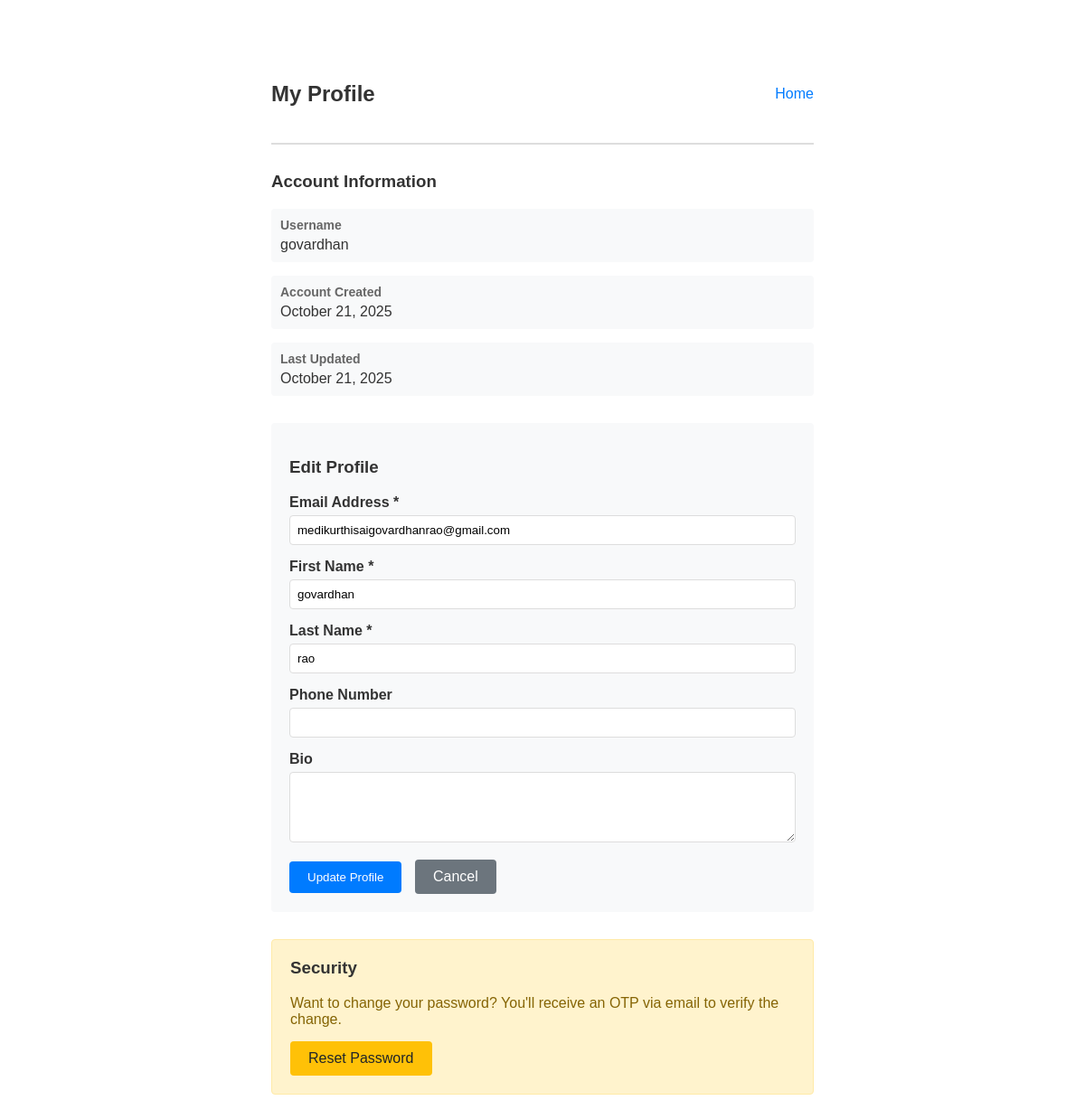
The app's page /profile/ (signed in), older data.
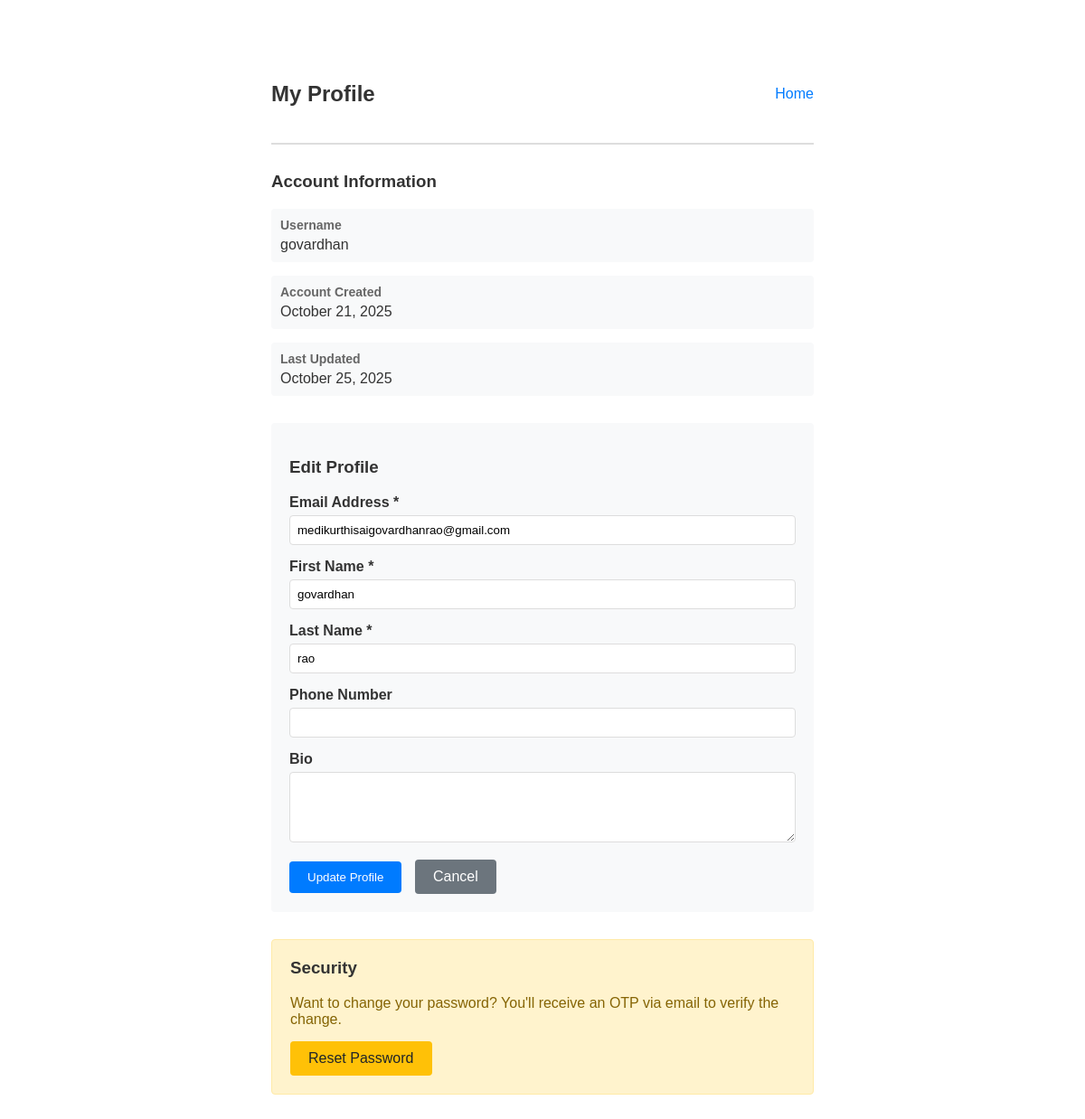
The same page, newer data.
### account/models.py (models this page shows, shortened)
class CustomUser(AbstractUser):
    email = models.EmailField(unique=True)
    phone_number = models.CharField(max_length=15, blank=True, null=True)
    bio = models.TextField(max_length=500, blank=True, null=True)
    created_at = models.DateTimeField(auto_now_add=True)
    updated_at = models.DateTimeField(auto_now=True)
    email_verified = models.BooleanField(default=False)
    class Meta:
        verbose_name = 'User'
        verbose_name_plural = 'Users'

### account/views.py (the view)
# urls.py: path('profile/', profile, name='profile'),
@login_required
def profile(request):
    session_time_remaining = get_session_info(request)
    if request.method == 'POST':
        form = UserUpdateForm(request.POST, instance=request.user)
        if form.is_valid():
            form.save()
            messages.success(request, 'Profile updated successfully!')
            return redirect('account:profile')
        messages.error(request, 'Please correct the errors below.')
    else:
        form = UserUpdateForm(instance=request.user)
    return render(request, 'account/profile.html', {
        'form': form,
        'session_time_remaining': session_time_remaining
    })

### account/forms.py (shortened to what this page needs)
class UserUpdateForm(forms.ModelForm):
    class Meta:
        model = CustomUser
        fields = ['email', 'first_name', 'last_name', 'phone_number', 'bio']
        widgets = {
            'bio': forms.Textarea(attrs={'rows': 4}),
        }

### account/views.py (called while the page is built)
def get_session_info(request):
    try:
        expiry_age = request.session.get_expiry_age()
        return max(0, int(expiry_age))
    except:
        return settings.SESSION_COOKIE_AGE

### templates/account/profile.html (shortened to what this page needs)
<!DOCTYPE html>
<html lang="en">
<head>
</head>
<body>
    <div class="header">
        <h2>My Profile</h2>
        <div class="nav-links">
            <a href="{% url 'account:home' %}">Home</a>
        </div>
    </div>
    <div class="profile-section">
        <h3>Account Information</h3>
        <div class="info-item">
            <div class="info-label">Username</div>
            <div class="info-value">{{ user.username }}</div>
        </div>
        <div class="info-item">
            <div class="info-label">Account Created</div>
            <div class="info-value">{{ user.created_at|date:"F d, Y" }}</div>
        </div>
        <div class="info-item">
            <div class="info-label">Last Updated</div>
            <div class="info-value">{{ user.updated_at|date:"F d, Y" }}</div>
        </div>
    </div>
    <div class="edit-form">
        <h3>Edit Profile</h3>
        <form method="post">
            <div class="form-group">
                <label for="{{ form.email.id_for_label }}">Email Address *</label>
                {{ form.email }}
            </div>
            <div class="form-group">
                <label for="{{ form.first_name.id_for_label }}">First Name *</label>
                {{ form.first_name }}
            </div>
            <div class="form-group">
                <label for="{{ form.last_name.id_for_label }}">Last Name *</label>
                {{ form.last_name }}
            </div>
            <div class="form-group">
                <label for="{{ form.phone_number.id_for_label }}">Phone Number</label>
                {{ form.phone_number }}
            </div>
            <div class="form-group">
                <label for="{{ form.bio.id_for_label }}">Bio</label>
                {{ form.bio }}
            </div>
            <button type="submit" class="btn btn-primary">Update Profile</button>
            <a href="{% url 'account:home' %}" class="btn btn-secondary">Cancel</a>
        </form>
    </div>
    <div class="password-reset-section">
        <h3>Security</h3>
        <p>Want to change your password? You'll receive an OTP via email to verify the change.</p>
        <a href="{% url 'account:password_reset_request' %}" class="btn btn-warning">Reset Password</a>
    </div>
</body>
</html>

Row changes from the older to the newer data that the page shows:
changed CustomUser "govardhan": updated_at "October 21, 2025" → "October 25, 2025"
